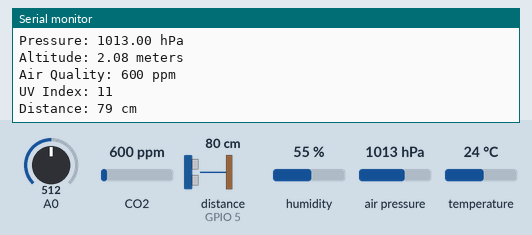
The sketch below on a simulated ESP8266 (NodeMCU). On the bench: the last lines printed to the serial monitor. Wiring (inferred from the names in the program): ultrasonic range finder: trigger GPIO 4; echo GPIO 5. The inputs (shaded band) are chosen by the test bench; at power-on: CO2 600 ppm, distance to the obstacle (sensor on GPIO 5) 80 cm, humidity 55 %, A0 = 512, air pressure 1013 hPa, temperature 24 °C. The echo pulse lasts 58.3 µs per cm; WiFi joins after 1.5 s; servers stay silent unless stated.

Above: at 3.3 s.
3.4 s: CO2 set to 452 ppm
6.8 s: distance to the obstacle (sensor on GPIO 5) set to 2 cm
At 9.1 s:
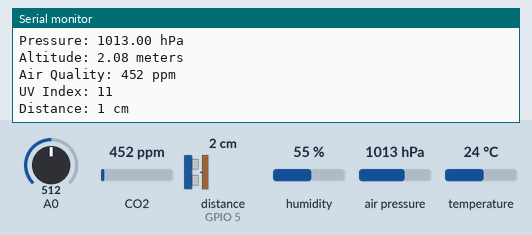
10.2 s: humidity set to 22 %
13.6 s: A0 set to 40
At 15.6 s:
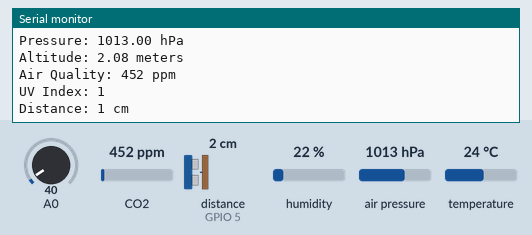

The sketch:

allinone.ino
```cpp
#include <Wire.h>
#include <Adafruit_Sensor.h>
#include <Adafruit_BMP280.h>
#include <ESP8266WiFi.h>
#include <FirebaseESP8266.h>
#include <MQ135.h>
#include <DHT.h>

// Ultrasonic
const int trigPin = 4;   // D4 (GPIO4) as the trigger pin
const int echoPin = 5;   // D5 (GPIO5) as the echo pin
long duration;
int distance;

// DHT11
#define DHTPIN 2         // Pin connected to the DHT11 sensor (D4 / GPIO2)
#define DHTTYPE DHT11    // DHT sensor type
DHT dht(DHTPIN, DHTTYPE); // Initialize the DHT object

// Wi-Fi credentials
const char* ssid = "Avishka";
const char* password = "12345678";

// Firebase credentials
const char* firebaseHost = "allinone-b44b0-default-rtdb.firebaseio.com";
const char* firebaseAuth = "3HfPtW9FeVt1KUXXpHQopPKC9YE7Jk2llLgDts5x";

int uv;

// Create an instance of the BMP280 sensor
Adafruit_BMP280 bmp;  // Using the default I2C address 0x77

// Create an instance of the MQ135 sensor
MQ135 mq135(A0); // Replace A0 with the actual pin connected to the MQ135 sensor

// Create an instance of the FirebaseESP8266 class
FirebaseData firebaseData;

void setup() {
  Serial.begin(115200);

  // Connect to Wi-Fi
  WiFi.begin(ssid, password);
  while (WiFi.status() != WL_CONNECTED) {
    delay(1000);
    Serial.println("Connecting to WiFi...");
  }
  Serial.println("Connected to WiFi");

  // Connect to Firebase
  Firebase.begin(firebaseHost, firebaseAuth);
  Firebase.reconnectWiFi(true);
  while (!Firebase.beginStream(firebaseData, "/")) {
    Serial.println("Could not connect to Firebase");
    delay(1000);
  }
  Serial.println("Connected to Firebase");

  // Initialize the BMP280 sensor
  if (!bmp.begin()) {
    Serial.println("Could not find a valid BMP280 sensor, check wiring!");
    while (1);
  }

  // Ultrasonic
  pinMode(trigPin, OUTPUT);
  pinMode(echoPin, INPUT);

  // DHT11
  dht.begin();
}

void loop() {
  // Read UV Index using analog pin A0
  int sensorValue = analogRead(A0);
  int mv = sensorValue * 5000 / 1023.0;
  uv = UVIndex(mv);

  // Read distance using ultrasonic sensor
  digitalWrite(trigPin, LOW);
  delayMicroseconds(2);
  digitalWrite(trigPin, HIGH);
  delayMicroseconds(10);
  digitalWrite(trigPin, LOW);
  duration = pulseIn(echoPin, HIGH);
  distance = duration * 0.034 / 2;

  // Read temperature and humidity from DHT11 sensor
  float humidity = dht.readHumidity();
  float temperature = dht.readTemperature();

  // Read pressure, altitude, and air quality from BMP280 and MQ135 sensors
  float pressure = bmp.readPressure() / 100.0;  // Pa to hPa conversion
  float altitude = bmp.readAltitude();
  int airQuality = mq135.getPPM();

  // Print sensor data to the serial monitor
  Serial.print("Temperature: ");
  Serial.print(temperature);
  Serial.println(" °C");
  Serial.print("Humidity: ");
  Serial.print(humidity);
  Serial.println(" %");
  Serial.print("Pressure: ");
  Serial.print(pressure);
  Serial.println(" hPa");
  Serial.print("Altitude: ");
  Serial.print(altitude);
  Serial.println(" meters");
  Serial.print("Air Quality: ");
  Serial.print(airQuality);
  Serial.println(" ppm");
  Serial.print("UV Index: ");
  Serial.println(uv);
  Serial.print("Distance: ");
  Serial.print(distance);
  Serial.println(" cm");

  // Update Firebase data
  Firebase.setFloat(firebaseData, "/temperature", temperature);
  Firebase.setFloat(firebaseData, "/humidity", humidity);
  Firebase.setFloat(firebaseData, "/pressure", pressure);
  Firebase.setFloat(firebaseData, "/altitude", altitude);
  Firebase.setInt(firebaseData, "/airQuality", airQuality);
  Firebase.setInt(firebaseData, "/uvIndex", uv);
  Firebase.setInt(firebaseData, "/distance", distance);

  if (firebaseData.dataAvailable() && firebaseData.dataType() == "null") {
    Serial.println("Firebase data upload failed");
  }

  delay(5000); // Wait for 5 seconds before the next reading
}

int UVIndex(int v) {
  if (v < 50) {
    return 0;
  } else if (50 < v && v < 227) {
    return 1;
  } else if (227 < v && v < 318) {
    return 2;
  } else if (318 < v && v < 408) {
    return 3;
  } else if (408 < v && v < 503) {
    return 4;
  } else if (503 < v && v < 606) {
    return 5;
  } else if (606 < v && v < 696) {
    return 6;
  } else if (696 < v && v < 795) {
    return 7;
  } else if (795 < v && v < 881) {
    return 8;
  } else if (976 < v && v < 1079) {
    return 9;
  } else if (1079 < v && v < 1170) {
    return 10;
  } else if (v >= 1170) {
    return 11;
  }
  // Default case
  return -1;
}
```

Measured:
- after the input at 6.8 s, the serial monitor: prints a new line after 1.5 s (image 1)
- after the input at 13.6 s, the serial monitor: prints a new line after 0.76 s (image 2)
